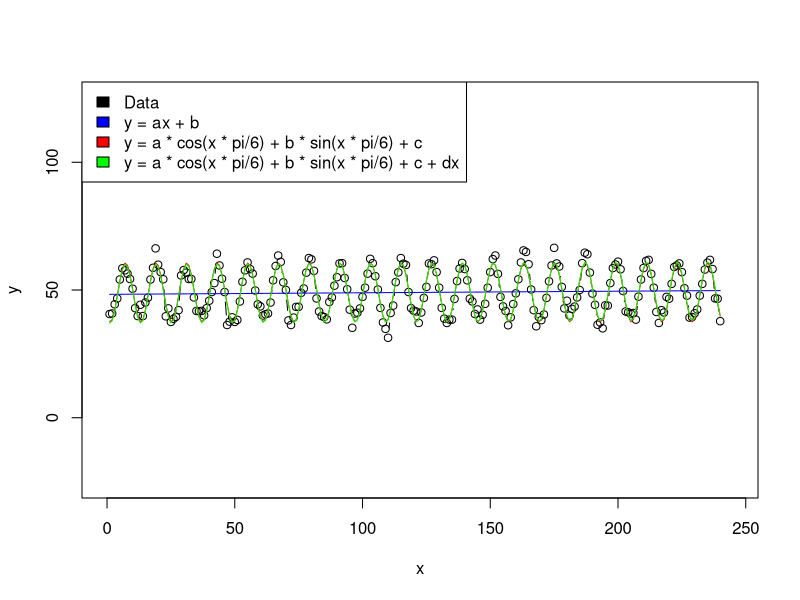

The R script that drew this image:
data(nottem)
y = nottem
n = length(y)
x = 1:n

X = cbind(rep(1, n), x)
Y = as.matrix(y)
colnames(X) = c("Intercept", "X")

#2b
solution  = solve(t(X) %*% X, t(X) %*% Y)
error = y - (X %*% solution)
sse = t(error) %*% error

#2c
X_periodic = cbind(rep(1, n), cos(x * pi / 6), sin(x * pi / 6))
colnames(X_periodic) = c("Intercept", "cos", "sin")

solution_periodic = solve(t(X_periodic) %*% X_periodic, t(X_periodic) %*% Y)
error_periodic = y - (X_periodic %*% solution_periodic)
sse_periodic = t(error_periodic) %*% error_periodic

#2d
X_linearperiodic = cbind(rep(1, n), x, cos(x * pi / 6), sin(x * pi / 6))
colnames(X_linearperiodic) = c("Intercept", "X", "cos", "sin")

solution_linearperiodic = solve(t(X_linearperiodic) %*% X_linearperiodic, t(X_linearperiodic) %*% Y)
error_linearperiodic = Y - (X_linearperiodic %*% solution_linearperiodic)
sse_linearperiodic = t(error_linearperiodic) %*% error_linearperiodic

#2a
plot(x,y,type="b", col="black", ylim=c(30,70), xlim=c(0,245), asp=1)
#2b
lines(x, X %*% solution, col="blue")
#2c
lines(x, X_periodic %*% solution_periodic, col="red")
#2d
lines(x, X_linearperiodic %*% solution_linearperiodic, col="green")

legend("topleft", c("Data",
                    "y = ax + b",
                    "y = a * cos(x * pi/6) + b * sin(x * pi/6) + c",
                    "y = a * cos(x * pi/6) + b * sin(x * pi/6) + c + dx"),
      fill=c("black", "blue", "red", "green"))